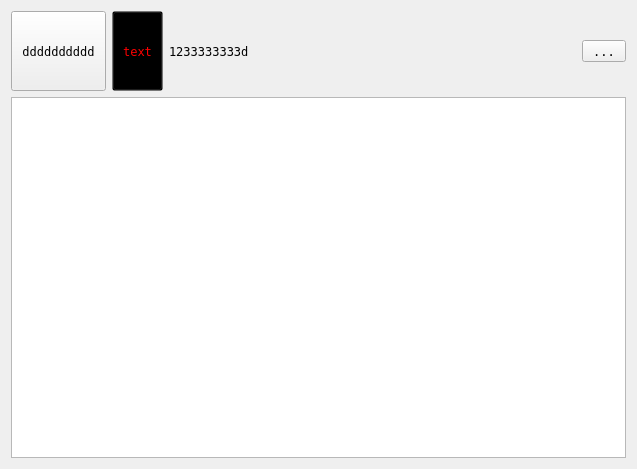
<?xml version="1.0" encoding="UTF-8"?>
<ui version="4.0">
 <class>Form</class>
 <widget class="QWidget" name="Form">
  <property name="geometry">
   <rect>
    <x>0</x>
    <y>0</y>
    <width>637</width>
    <height>469</height>
   </rect>
  </property>
  <property name="font">
   <font>
    <family>Fixedsys</family>
   </font>
  </property>
  <property name="windowTitle">
   <string>中文</string>
  </property>
  <property name="styleSheet">
   <string notr="true">QWidget#Form{border-image: url(:/images/soft_windows_bg.png)  50 10 10 70;
border-width: 50 10 10 70
}</string>
  </property>
  <layout class="QVBoxLayout" name="verticalLayout_2" stretch="10,90">
   <item>
    <layout class="QHBoxLayout" name="horizontalLayout" stretch="0,0,0,0,0">
     <property name="sizeConstraint">
      <enum>QLayout::SetDefaultConstraint</enum>
     </property>
     <item>
      <widget class="QToolButton" name="toolButton_2">
       <property name="sizePolicy">
        <sizepolicy hsizetype="Fixed" vsizetype="Expanding">
         <horstretch>0</horstretch>
         <verstretch>0</verstretch>
        </sizepolicy>
       </property>
       <property name="text">
        <string>dddddddddd</string>
       </property>
      </widget>
     </item>
     <item alignment="Qt::AlignVCenter">
      <widget class="QToolButton" name="toolButton_3">
       <property name="minimumSize">
        <size>
         <width>40</width>
         <height>80</height>
        </size>
       </property>
       <property name="cursor">
        <cursorShape>ArrowCursor</cursorShape>
       </property>
       <property name="styleSheet">
        <string notr="true">background:transparent;
color:red;
</string>
       </property>
       <property name="text">
        <string>text</string>
       </property>
       <property name="icon">
        <iconset>
         <normaloff>:/images/star_beast.png</normaloff>:/images/star_beast.png</iconset>
       </property>
       <property name="iconSize">
        <size>
         <width>48</width>
         <height>48</height>
        </size>
       </property>
       <property name="toolButtonStyle">
        <enum>Qt::ToolButtonTextUnderIcon</enum>
       </property>
       <property name="autoRaise">
        <bool>false</bool>
       </property>
       <property name="arrowType">
        <enum>Qt::NoArrow</enum>
       </property>
      </widget>
     </item>
     <item>
      <widget class="QLabel" name="label">
       <property name="text">
        <string>1233333333d</string>
       </property>
       <property name="wordWrap">
        <bool>true</bool>
       </property>
       <property name="indent">
        <number>0</number>
       </property>
      </widget>
     </item>
     <item>
      <spacer name="horizontalSpacer">
       <property name="orientation">
        <enum>Qt::Horizontal</enum>
       </property>
       <property name="sizeHint" stdset="0">
        <size>
         <width>40</width>
         <height>20</height>
        </size>
       </property>
      </spacer>
     </item>
     <item>
      <widget class="QToolButton" name="toolButton_4">
       <property name="text">
        <string>...</string>
       </property>
      </widget>
     </item>
    </layout>
   </item>
   <item>
    <layout class="QVBoxLayout" name="verticalLayout">
     <item>
      <widget class="QListView" name="listView"/>
     </item>
    </layout>
   </item>
  </layout>
 </widget>
 <resources/>
 <connections/>
</ui>
